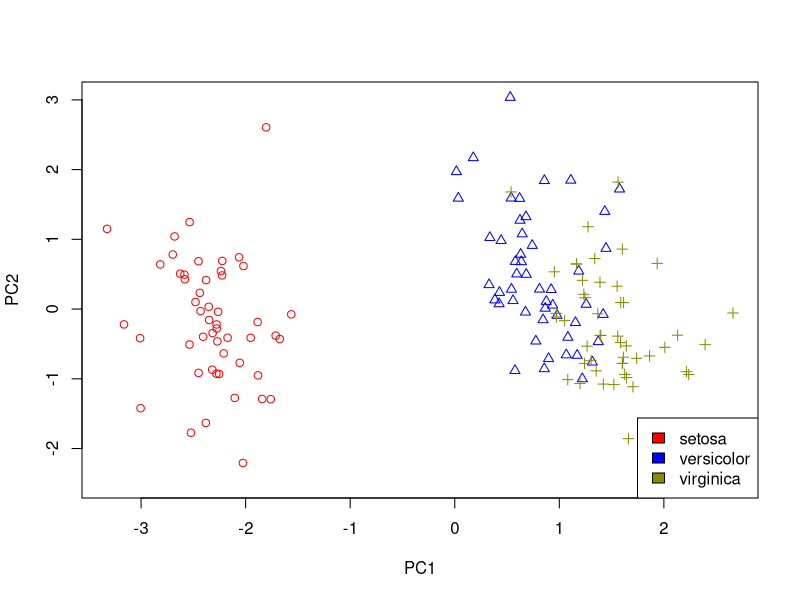

Recreate this plot in R. (Note: this script raises an error after producing the figure.)
#Lab2/Zad5/Wer2
iris.numeric <- data.matrix(iris[,-5])
colnames(iris.numeric) <- NULL
iris.pca.data <- predict(prcomp(scale(log(iris.numeric))))
iris.pca.data <- iris.pca.data[,-3]
Species <- as.matrix(iris[,5])
cols <- c('red', 'blue', 'yellow4')
#
with(iris, plot(iris.pca.data, col=cols[Species], pch=as.numeric(Species)))
legend("bottomright", unique(Species), fill=cols)
#
recognizeIris <- function(SeplLength,SepalWidth,PetalLength,PetalWidth) {
  
  params = data.matrix(c(SeplLength, SepalWidth, PetalLength, PetalWidth))
  SeplLength.param = (log(SeplLength)-mean(log(iris[[1]])))/sd(log(iris[[1]]))
  SepalWidth.param = (log(SepalWidth)-mean(log(iris[[2]])))/sd(log(iris[[2]]))
  PetalLength.param = (log(PetalLength)-mean(log(iris[[3]])))/sd(log(iris[[3]]))
  PetalWidth.param = (log(PetalWidth)-mean(log(iris[[4]])))/sd(log(iris[[4]]))
  
  param <- c(SeplLength.param, SepalWidth.param, PetalLength.param, PetalWidth.param)
  PC1 = iris.pca[2]$rotation[,1] %*% param
  PC2 = iris.pca[2]$rotation[,2] %*% param
  
  points(PC1, PC2, pch = 23, col='lightgreen', bg='lightgreen')
}

recognizeIris(6.9, 3.2, 5.6, 2.2) # virginica
recognizeIris(6.0, 2.6, 4.4, 1.6) # versicolor lub virginica
recognizeIris(4.8, 3.6, 1.4, 0.2) # setosa